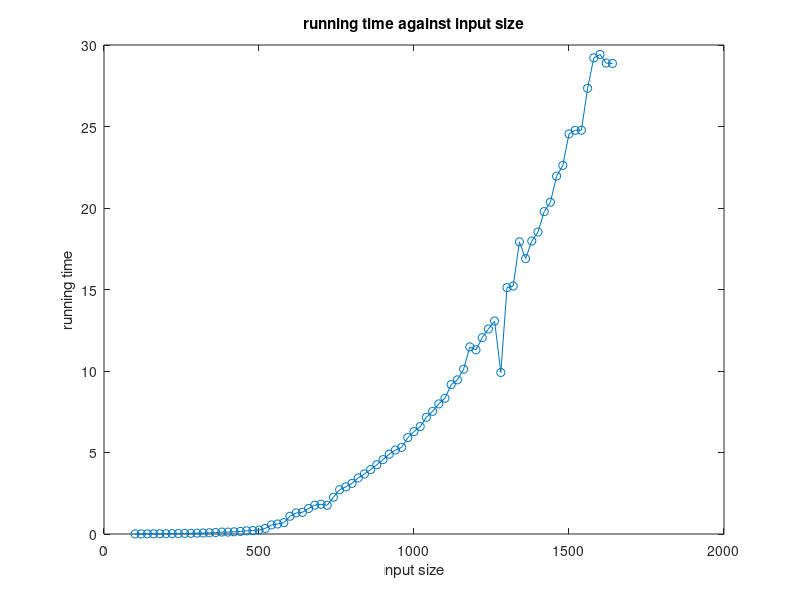

This chart was generated by the following MATLAB code:
time = [
100,0.003;
120,0.004;
140,0.006;
160,0.010;
180,0.013;
200,0.016;
220,0.023;
240,0.028;
260,0.034;
280,0.042;
300,0.053;
320,0.062;
340,0.074;
360,0.087;
380,0.118;
400,0.118;
420,0.135;
440,0.157;
460,0.195;
480,0.211;
500,0.239;
520,0.340;
540,0.557;
560,0.614;
580,0.696;
600,1.088;
620,1.292;
640,1.328;
660,1.568;
680,1.773;
700,1.823;
720,1.765;
740,2.256;
760,2.716;
780,2.892;
800,3.105;
820,3.437;
840,3.684;
860,3.950;
880,4.244;
900,4.562;
920,4.896;
940,5.153;
960,5.313;
980,5.912;
1000,6.281;
1020,6.591;
1040,7.160;
1060,7.525;
1080,7.981;
1100,8.332;
1120,9.165;
1140,9.458;
1160,10.109;
1180,11.479;
1200,11.301;
1220,12.044;
1240,12.575;
1260,13.066;
1280,9.910;
1300,15.116;
1320,15.213;
1340,17.922;
1360,16.895;
1380,17.976;
1400,18.528;
1420,19.779;
1440,20.358;
1460,21.957;
1480,22.614;
1500,24.544;
1520,24.769;
1540,24.774;
1560,27.345;
1580,29.212;
1600,29.420;
1620,28.892;
1640,28.871;]
plot(time(:,1),time(:,2),'-o');
title('running time against input size');
xlabel('input size');
ylabel('running time');